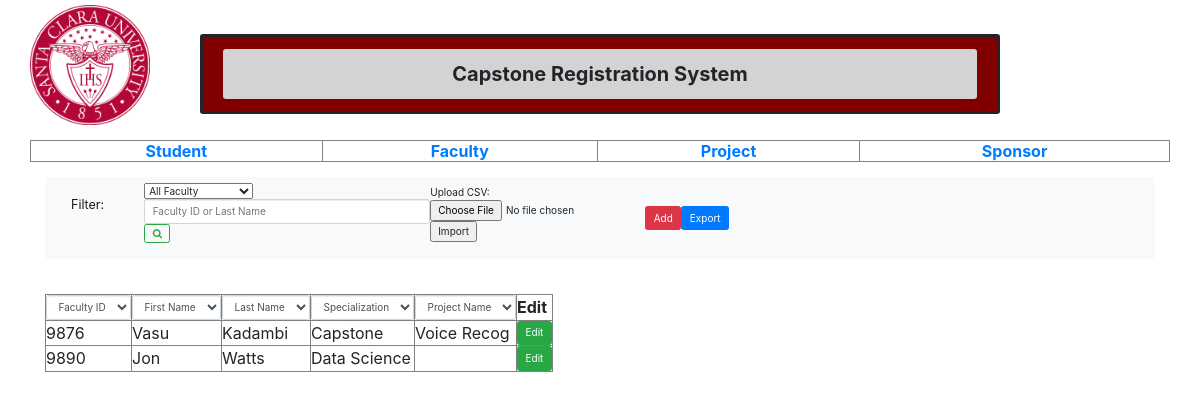
The app's page /Capstone_Project_Integration_Pooja/index_faculty.php with its own data.
### tables this page shows
CREATE TABLE `project` (
  `project_id` int(10) NOT NULL,
  `student_id` int(10) DEFAULT NULL,
  `faculty_id` int(10) DEFAULT NULL,
  `name` varchar(30) DEFAULT NULL,
  `description` varchar(150) DEFAULT NULL,
  `status` varchar(10) DEFAULT NULL,
  `start_date` int(10) DEFAULT NULL,
  `end_date` int(10) DEFAULT NULL,
  `Documents` varchar(500) NOT NULL
);

CREATE TABLE `faculty` (
  `faculty_id` int(10) NOT NULL,
  `first_name` varchar(50) NOT NULL,
  `last_name` varchar(50) NOT NULL,
  `specialization` varchar(100) NOT NULL
);

### Capstone_Project_Integration_Pooja/ref_fun.php (called while the page is built, shortened)
<?php
function connectDB()
{
    $localhost = "localhost";
    $dbun = "root";
    $dbpw = "";
    $dbname = "capstone";
    $connect = mysqli_connect($localhost,$dbun,$dbpw,$dbname);
    return $connect;
}
function searchTable($query)
{
    $search_result = mysqli_query(connectDB(), $query);
    return $search_result;
}
?>

### Capstone_Project_Integration_Pooja/index_faculty.php (the view, shortened to what this page needs)
<html>
    <head>
    <link rel="stylesheet" href="https://stackpath.bootstrapcdn.com/bootstrap/4.3.1/css/bootstrap.min.css">
        <link rel="stylesheet" href="style.css">
        <link rel="stylesheet" href="https://cdnjs.cloudflare.com/ajax/libs/font-awesome/4.7.0/css/font-awesome.min.css">
        <link rel="stylesheet" href="https://maxcdn.bootstrapcdn.com/bootstrap/3.4.0/css/bootstrap.min.css">
            <link rel="stylesheet" href="https://maxcdn.bootstrapcdn.com/bootstrap/3.4.0/css/bootstrap.min.css">
        <link rel="stylesheet" href="https://maxcdn.bootstrapcdn.com/bootstrap/4.3.1/css/bootstrap.min.css">
    </head>
    <body>
        <div class="container">
            <div class="row">
                <div class="cola"><div id="scuLogo"><img src="assets/img/Santa_Clara_U_Seal.svg.png"/></div>
                </div>
                <div class="colb">
                    <div class="outer">
                        <div class="inner">Capstone Registration System</div>
                    </div>
                </div>
            </div>
            <br>
            <div class = "row">
                <table class="itemnav" border= "1px">
                    <th><a href="index.php">Student</a></th>
                    <th><a href="index_faculty.php">Faculty</a></th>
                    <th><a href="index_project.php">Project</a></th>
                    <th><a href="index_sponsor.php">Sponsor</a></th>
                </table>
            </div>
<br>
<div id="row">
    <nav class="navbar navbar-expand-lg navbar-light bg-light">
            <a class="navbar-brand" href="#">Filter: </a>
        <div class="collapse navbar-collapse" id="navbarSupportedContent">
                <form action="index_faculty.php" method="POST">
                    <ul class="navbar-nav mr-auto">
                    <li class="nav-item dropdown">
                       <select name ="facfilter" id="filter" class="filter">
                            <option value="all"> All Faculty </option>
                        </select>
                    </li>
                    </ul>
                    <form class="form-inline my-2 my-lg-0" action="index_faculty.php" method="POST">
                        <input class="form-control mr-sm-2" type="text" name="search_value" placeholder="Faculty ID or Last Name" aria-label="Search">
                        <button class="btn btn-outline-success my-2 my-sm-0" name="search" type="submit"><i class="fa fa-search" aria-hidden="true"></i></button>
                    </form>
                </form>
<?php
include ('ref_fun.php');
if (!isset( $_GET['startrow']) or !is_numeric($_GET['startrow']))
{
    $startrow = 0;
}
else
{
    $startrow = (int) $_GET['startrow'];
}
if(isset($_POST['search']))
{
    $filter_value = $_POST['facfilter'];
    $search_value = $_POST['search_value'];
    if ($search_value != NULL)
    {
        $search = "(f.faculty_id LIKE '%".$search_value."%' OR f.last_name LIKE '%".$search_value."%')";
    }
    else
    {
        $search = "";
    }
    if($filter_value == "leading")
    {
        $filter = "(p.faculty_id > 0)";
    }
    elseif($filter_value == "notleading")
    {
        $filter = "(p.name IS NULL)";
    }
    elseif ($filter_value == "all")
    {
        $filter = "f.faculty_id != 0";
    }
    else
    {
        $filter = "";
    }
    if($filter_value = "all" and $search_value != NULL)
    {
       $where_value = "WHERE ".$search;
    }
    elseif($filter_value = "leading" and $search_value != NULL)
    {
        $where_value = "WHERE ".$filter." AND ".$search;
    }
    elseif($filter_value = "notleading" and $search_value != NULL)
    {
        $where_value = "WHERE ".$filter." AND ".$search;
    }
    else
    {
        $where_value = "WHERE ".$filter;
    }
    $search_query = "SELECT f.*,p.name FROM faculty f
                    LEFT JOIN project p ON f.faculty_id = p.faculty_id
                    ".$where_value." ORDER BY 1 LIMIT $startrow, 20";
    $search_result = searchTable($search_query);
}
else
{
    $query = "SELECT f.*,p.name FROM faculty f LEFT JOIN project p ON f.faculty_id = p.faculty_id WHERE f.faculty_id != 0 ORDER BY 1 LIMIT $startrow,20";
    $search_result = searchTable($query);
}
?>
                <form  method="post" enctype="multipart/form-data">
                  Upload CSV: <input type="file" name="file">
                  <input type="submit" name="submit" value="Import">
                </form>
                <button type='button' class='btn btn-danger' data-toggle='modal' data-target='#exampleModalCenter1'>Add</button>
            <button method="post" type="button" class="btn btn-primary" name="export" data-toggle="modal"  data-target="#exportModal">Export</button>
            <?php
                $download_query = "SELECT * FROM faculty ORDER BY 1";
                $download_result = searchTable($download_query);
            ?>
    </nav>
</div>
<br>
<div id="table">
    <table border="1px">
    <?php
    $numrows = mysqli_num_rows($search_result);
    if ($numrows > 0)
    {
        echo "<table border='1px'>";
        echo "<thead>";
        echo "<th>Faculty ID</th>";
        echo "<th>First Name</th>";
        echo "<th>Last Name</th>";
        echo "<th>Specialization</th>";
        echo "<th>Project Name</th>";
        echo "<th>Edit</th>";
        echo "</thead>";
        if ($search_result-> num_rows > 0)
        {
            while ($row = mysqli_fetch_array($search_result, MYSQLI_ASSOC))
            {
                echo "<tr>";
                echo "<td>{$row['faculty_id']}</td>";
                echo "<td>{$row['first_name']}</td>";
                echo "<td>{$row['last_name']}</td>";
                echo "<td>{$row['specialization']}</td>";
                echo "<td>{$row['name']}</td>";
                echo"<td><button type='button' class='btn btn-success editbutton' data-toggle='modal' data-target='#editmodal'>Edit</button></td>";
                echo "</tr>";
            }
            echo "</table>";
        }
    }
    ?>
</div>
</div>
</body>
</html>

### Capstone_Project_Integration_Pooja/style.css (style rules this page uses)
body { padding: 5px; }
#scuLogo { width: 120px; height: 120px; margin: auto; }
#scuLogo img { width: 120px; height: 120px; }
.cola { width: 0%; }
.colb { align-content: center; width: 100%; }
.outer { display: flex; background-color: maroon; width: 800; height: 80; margin-top: 18px; margin-bottom: auto; margin-left: auto; margin-right: auto; border-style: solid; border-radius: 3px; }
.inner { background-color: lightgray; margin-left: 20px; margin-right: 20px; margin-bottom: auto; margin-top: auto; text-align: center; font-weight: bold; font-size: 30pt; border-radius: 3px; padding: 10px; font-size: 20px; width: inherit; }
.itemnav { width: 100%; text-align: center; }

### records on screen
project: faculty.faculty_id "9876", faculty.first_name "Vasu", faculty.last_name "Kadambi", faculty.specialization "Capstone", name "Voice Recog"
faculty: faculty_id "9890", first_name "Jon", last_name "Watts", specialization "Data Science"
